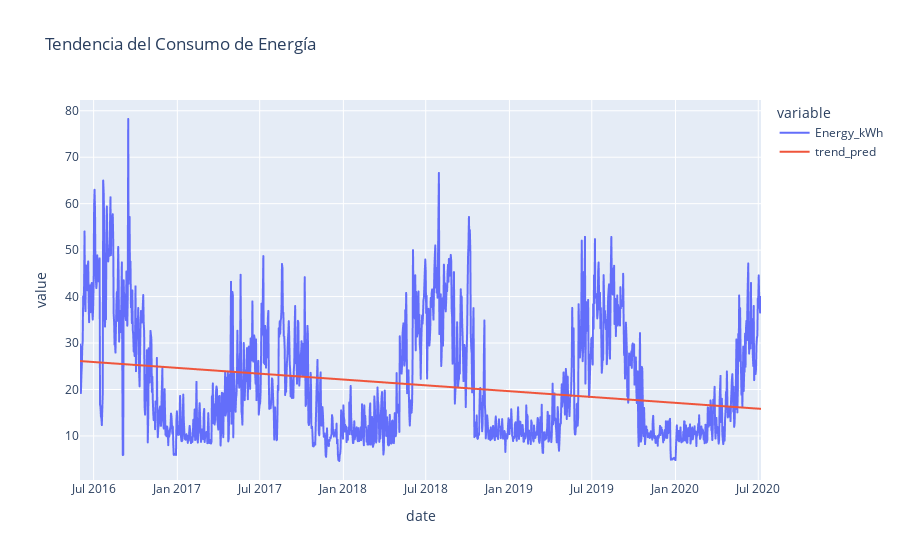
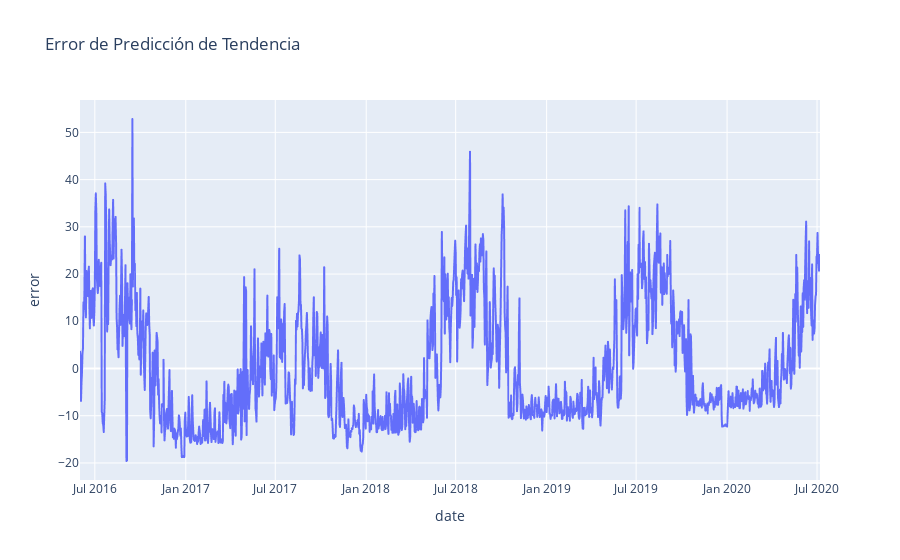

Write notebook code for charts like these, in order.
### Code cell
from sklearn.pipeline import Pipeline
from sklearn.linear_model import LinearRegression
from sklearn.metrics import mean_absolute_error

# Train test split
cutoff_date = '2020-02-29'
df_train = df_energia[df_energia['date'] <= cutoff_date].copy()
df_test = df_energia[df_energia['date'] > cutoff_date].copy()

# Pipeline lineal regression

transformer.fit(df_train)
pipeline_trend = Pipeline([
    ('time_transformer', transformer),
    ('regressor', LinearRegression())
])

# Fit the model
pipeline_trend.fit(df_train[['date']], df_train['Energy_kWh'])
# Predict train and test
results_train = df_train.copy()
results_test = df_test.copy()
results_train['trend_pred'] = pipeline_trend.predict(results_train[['date']])
results_test['trend_pred'] = pipeline_trend.predict(results_test[['date']])
full_pred = pd.concat([results_train, results_test])
# Plot results
fig = px.line(full_pred, x='date', y=['Energy_kWh', 'trend_pred'], title='Tendencia del Consumo de Energía')
fig.show()

# Mae train
mae_train = mean_absolute_error(results_train['Energy_kWh'], results_train['trend_pred'])
print(f'MAE Train: {mae_train}')

# Mae test
mae_test = mean_absolute_error(results_test['Energy_kWh'], results_test['trend_pred'])
print(f'MAE Test: {mae_test}')

# Pred - Real plot
full_pred['error'] = full_pred['Energy_kWh'] - full_pred['trend_pred']
fig = px.line(full_pred, x='date', y='error', title='Error de Predicción de Tendencia')
fig.show()

### Figure 1 — Plotly figure (JSON) as saved in the notebook; plotly's stock layout.template omitted (floating-point values rounded to 4 significant figures; data arrays with more than 128 entries replaced by an {"elided": "..."} marker saying what was removed)
{"data": [{"hovertemplate": "variable=Energy_kWh<br>date=%{x}<br>value=%{y}<extra></extra>", "legendgroup": "Energy_kWh", "line": {"color": "#636efa", "dash": "solid"}, "marker": {"symbol": "circle"}, "mode": "lines", "name": "Energy_kWh", "showlegend": true, "type": "scattergl", "x": {"elided": "1498 str values"}, "xaxis": "x", "y": {"elided": "1498 float values"}, "yaxis": "y"}, {"hovertemplate": "variable=trend_pred<br>date=%{x}<br>value=%{y}<extra></extra>", "legendgroup": "trend_pred", "line": {"color": "#EF553B", "dash": "solid"}, "marker": {"symbol": "circle"}, "mode": "lines", "name": "trend_pred", "showlegend": true, "type": "scattergl", "x": {"elided": "1498 str values"}, "xaxis": "x", "y": {"elided": "1498 float values"}, "yaxis": "y"}], "layout": {"legend": {"title": {"text": "variable"}, "tracegroupgap": 0}, "title": {"text": "Tendencia del Consumo de Energía"}, "xaxis": {"anchor": "y", "domain": [0, 1], "title": {"text": "date"}}, "yaxis": {"anchor": "x", "domain": [0, 1], "title": {"text": "value"}}}}

### Figure 2 — Plotly figure (JSON) as saved in the notebook; plotly's stock layout.template omitted (floating-point values rounded to 4 significant figures; data arrays with more than 128 entries replaced by an {"elided": "..."} marker saying what was removed)
{"data": [{"hovertemplate": "date=%{x}<br>error=%{y}<extra></extra>", "legendgroup": "", "line": {"color": "#636efa", "dash": "solid"}, "marker": {"symbol": "circle"}, "mode": "lines", "name": "", "showlegend": false, "type": "scattergl", "x": {"elided": "1498 str values"}, "xaxis": "x", "y": {"elided": "1498 float values"}, "yaxis": "y"}], "layout": {"legend": {"tracegroupgap": 0}, "title": {"text": "Error de Predicción de Tendencia"}, "xaxis": {"anchor": "y", "domain": [0, 1], "title": {"text": "date"}}, "yaxis": {"anchor": "x", "domain": [0, 1], "title": {"text": "error"}}}}
